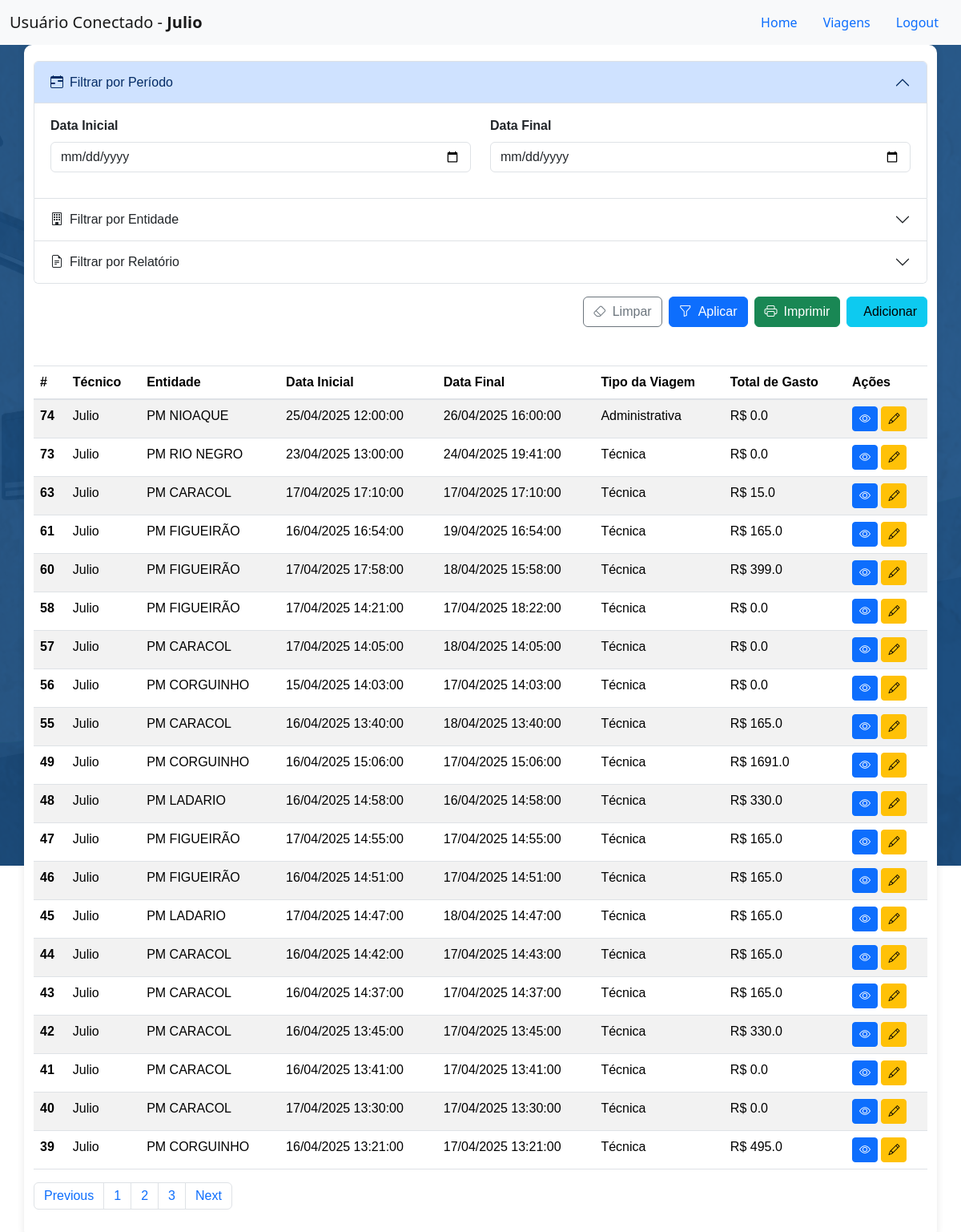
Page /viagens (signed in) on the earlier database version.
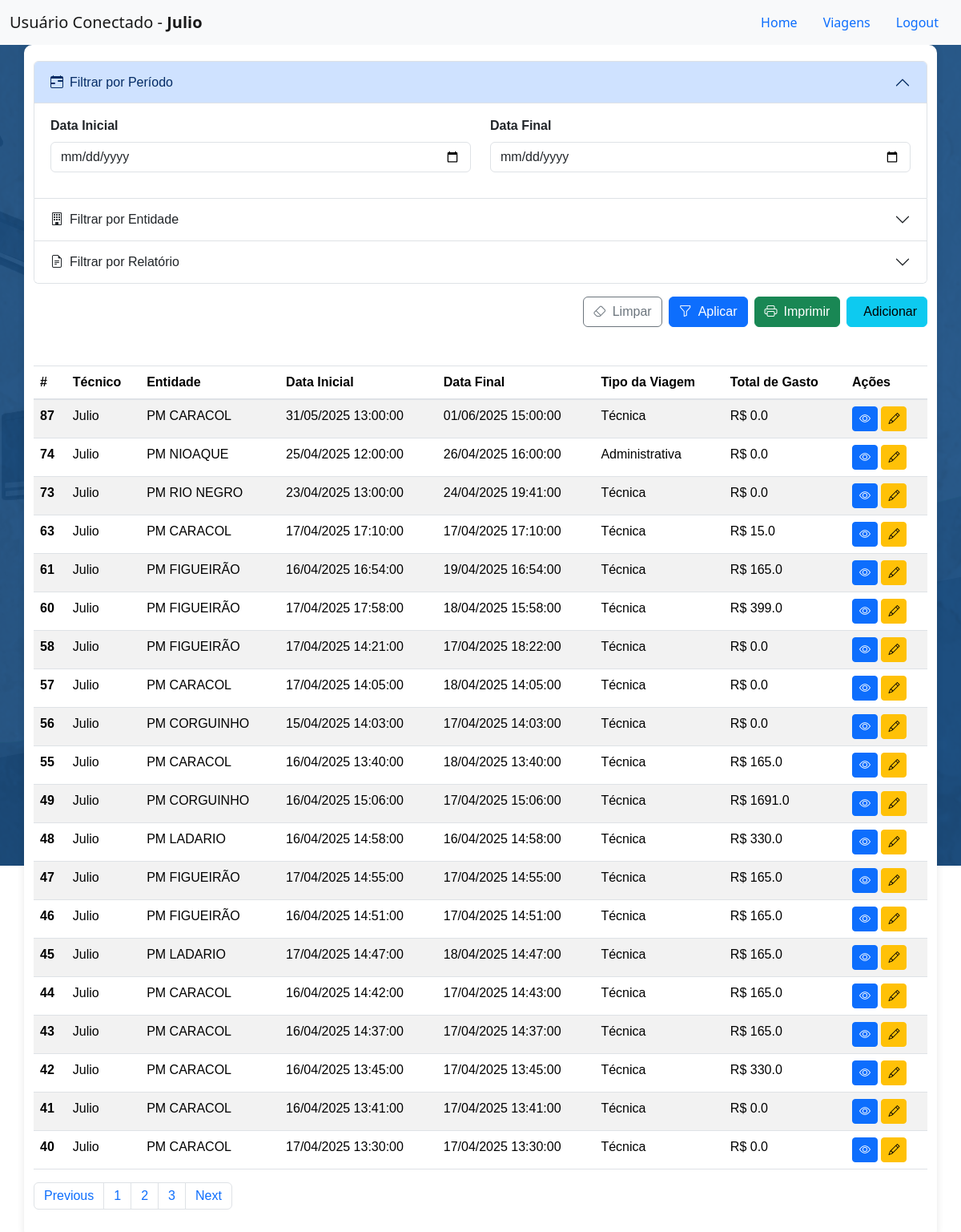
Same page on the later database version.
### models.py (models this page shows, shortened)
class Usuarios(db.Model):
    __tablename__= 'usuarios'
    id = db.Column(db.Integer, primary_key=True)
    usuario = db.Column(db.String(100), nullable=False)
    senha = db.Column(db.String(1000), nullable=True)
    acesso = db.Column(db.String(100))
    admin = db.Column(db.Boolean, default=False)
    data = db.Column(db.DateTime, default=db.func.now())
    ativo = db.Column(db.Boolean, default=True)

class RegistroViagens(db.Model):
    __tablename__ = 'registro_viagens'
    id = db.Column(db.Integer, primary_key=True)
    entidade_destino = db.Column(db.Integer,db.ForeignKey('entidades.id') ,nullable=False)
    data_inicio = db.Column(db.DateTime)
    data_fim = db.Column(db.DateTime)
    tipo_viagem = db.Column(db.String(100))
    n_diaria = db.Column(db.String(100), comment='Número da diária')
    v_diaria = db.Column(db.Float, comment='Valor da diária')
    descricao = db.Column(db.String(100))
    n_intranet = db.Column(db.String(100), comment='Número da visita na intranet', default='0')
    veiculo = db.Column(db.String(100), comment='veículo')
    placa = db.Column(db.String(100), comment='Placa do veículo')
    km_inicial = db.Column(db.String(100), comment='KM inicial')
    km_final = db.Column(db.String(100), comment='KM final')
    n_combustivel = db.Column(db.String(100), comment='Número do combustível')
    total_gasto = db.Column(db.Float, comment='Total gasto na viagem', default=0.0)
    usuario = db.Column(db.Integer, db.ForeignKey('usuarios.id'), comment='ID do usuário que registrou a viagem')
    ativo = db.Column(db.Boolean, default=True)
    data = db.Column(db.DateTime, default=db.func.now())
    entidade_rel = db.relationship('Entidade', backref='viagens', lazy='joined')
    usuario_rel = db.relationship('Usuarios', backref='viagens', lazy='joined', foreign_keys=[usuario])

### app.py (the view, shortened to what this page needs)
@app.route('/viagens', methods=['GET', 'POST'])
def viagens():
    data_inicio = None
    data_fim = None
    query_usuarios = Usuarios.query.all()
    if request.method == 'POST':
        usuario_id = request.form.get('usuarioConnect')
        if usuario_id:
            session['usuarioConnect'] = usuario_id
            return redirect(url_for('viagens'))
        return render_template('registro_viagens.html')
    if 'usuarioConnect' not in session:
        return render_template('setUser.html', users=query_usuarios)
    usuario_id = session['usuarioConnect']
    query = RegistroViagens.query.filter(RegistroViagens.usuario == usuario_id).order_by(RegistroViagens.id.desc())
    data_inicio_str = request.args.get('filtro-data-inicial')
    data_fim_str = request.args.get('filtro-data-final')
    entidade_id = request.args.get('filtro-entidade')
    relatorio = request.args.get('filtro-relatorio')
    if entidade_id:
        query = query.filter(RegistroViagens.entidade_destino == entidade_id)
    if relatorio:
        query = query.filter(RegistroViagens.n_intranet.ilike(f'%{relatorio}%'))
    query_viagens = query.limit(20).all()
    query_entidades = Entidade.query.all()
    usuario_logado = Usuarios.query.get(usuario_id)
    for viagem in query_viagens:
        viagem.usuario_nome = viagem.usuario_rel.usuario if viagem.usuario_rel else 'Usuário não encontrado'
        viagem.entidade_nome = viagem.entidade_rel.nome if viagem.entidade_rel else 'Entidade não encontrada'
        viagem.data_formatada = viagem.data_inicio.strftime('%d/%m/%Y %H:%M:%S') if viagem.data_inicio else 'Data Não Disponível'
        viagem.data_final_formatada = viagem.data_fim.strftime('%d/%m/%Y %H:%M:%S') if viagem.data_fim else 'Data Não Disponível'
    if request.args.get('imprimir') == 'true':
        return gerar_relatorio_pdf(query_viagens, usuario_nome=usuario_logado.usuario, data_inicial=data_inicio, data_final=data_fim)
    return render_template(
        'registro_viagens.html',
        viagens=query_viagens,
        usuario=usuario_logado,
        entidades=query_entidades
    )

### templates/registro_viagens.html (shortened to what this page needs)
<!DOCTYPE html>
<html lang="pt-br">
<head>
    <link href="https://cdn.jsdelivr.net/npm/bootstrap@5.3.0-alpha1/dist/css/bootstrap.min.css" rel="stylesheet">
    <link rel="stylesheet" href="{{ url_for('static', filename='css/Viagens.css') }}">
    <link rel="stylesheet" href="https://cdnjs.cloudflare.com/ajax/libs/font-awesome/6.0.0-beta3/css/all.min.css">
    <link rel="stylesheet" href="https://stackpath.bootstrapcdn.com/bootstrap/4.5.2/css/bootstrap.min.css">
    <link href="https://cdn.jsdelivr.net/npm/bootstrap@5.3.3/dist/css/bootstrap.min.css" rel="stylesheet">
    <link href="https://cdn.jsdelivr.net/gh/gitbrent/bootstrap-switch-button@1.1.0/css/bootstrap-switch-button.min.css" rel="stylesheet">
    <link rel="stylesheet" href="https://cdn.jsdelivr.net/npm/bootstrap-icons@1.10.0/font/bootstrap-icons.css">
</head>
<header>
    <nav class="navbar navbar-expand-lg navbar-light bg-light">
        <div class="container-fluid">
            <a class="navbar-brand" href="#">Usuário Conectado - <strong>{{usuario.usuario}}</strong></a>
            <ul class="nav justify-content-center">
                <li class="nav-item">
                  <a class="nav-link" aria-current="page" href="{{url_for('home')}}">Home</a>
                </li>
                <li class="nav-item">
                  <a class="nav-link" href="{{url_for('viagens')}}">Viagens</a>
                </li>
                <li class="nav-item">
                  <a class="nav-link" href="{{url_for('logout')}}">Logout</a>
                </li>
            </ul>
        </div>
    </nav>
<body>
    <div class="container">
        <form class="mb-4">
            <div class="accordion" id="filtrosAccordion">
                <div class="accordion-item">
                    <h2 class="accordion-header">
                        <button class="accordion-button" type="button" data-bs-toggle="collapse" data-bs-target="#collapsePeriodo" aria-expanded="true" aria-controls="collapsePeriodo">
                            <i class="bi bi-calendar-range me-2"></i>Filtrar por Período
                        </button>
                    </h2>
                    <div id="collapsePeriodo" class="accordion-collapse collapse show" data-bs-parent="#filtrosAccordion">
                        <div class="accordion-body">
                            <div class="row">
                                <div class="col-md-6 mb-3">
                                    <label for="filtro-data-inicial" class="form-label fw-bold">Data Inicial</label>
                                    <input type="date" class="form-control" id="filtro-data-inicial" name="filtro-data-inicial"
                                           value="{{ request.args.get('filtro-data-inicial', '') }}">
                                </div>
                                <div class="col-md-6 mb-3">
                                    <label for="filtro-data-final" class="form-label fw-bold">Data Final</label>
                                    <input type="date" class="form-control" id="filtro-data-final" name="filtro-data-final"
                                           value="{{ request.args.get('filtro-data-final', '') }}">
                                </div>
                            </div>
                        </div>
                    </div>
                </div>
                <div class="accordion-item">
                    <h2 class="accordion-header">
                        <button class="accordion-button collapsed" type="button" data-bs-toggle="collapse" data-bs-target="#collapseEntidade" aria-expanded="false" aria-controls="collapseEntidade">
                            <i class="bi bi-building me-2"></i>Filtrar por Entidade
                        </button>
                    </h2>
                </div>
                <div class="accordion-item">
                    <h2 class="accordion-header">
                        <button class="accordion-button collapsed" type="button" data-bs-toggle="collapse" data-bs-target="#collapseRelatorio" aria-expanded="false" aria-controls="collapseRelatorio">
                            <i class="bi bi-file-earmark-text me-2"></i>Filtrar por Relatório
                        </button>
                    </h2>
                </div>
            </div>
            <div class="d-flex justify-content-end gap-2 mt-3">
                <button type="button" class="btn btn-outline-secondary" id="btn-limpar-filtros">
                    <i class="bi bi-eraser me-2"></i>Limpar
                </button>
                <button type="submit" class="btn btn-primary" id="btn-filtrar">
                    <i class="bi bi-funnel me-2"></i>Aplicar
                </button>
                <a href="#" onclick="abrirRelatorioPDF(event)" class="btn btn-success" target="_blank">
                    <i class="bi bi-printer me-2"></i>Imprimir
                </a>
                <button type="button" class="btn btn-info" id='bnt-add-viagem' href="{{ url_for('adicionar_viagem')}}">
                    Adicionar
                </button>
            </div>
        </form>
        <div class="table-viagens">
            <div class="mt-5">
                <table class="table table-striped">
                    <thead>
                        <tr>
                            <th scope="col">#</th>
                            <th scope="col">Técnico</th>
                            <th scope="col">Entidade</th>
                            <th scope="col">Data Inicial</th>
                            <th scope="col">Data Final</th>
                            <th scope="col">Tipo da Viagem</th>
                            <th scope="col">Total de Gasto</th>
                            <th scope="col">Ações</th>
                        </tr>
                    </thead>
                    <tbody>
                        {% for viagem in viagens %}
                            <tr>
                                <th scope="row">{{ viagem.id }}</th>
                                <td>{{ viagem.usuario_nome }}</td>
                                <td>{{ viagem.entidade_nome }}</td>
                                <td>{{ viagem.data_formatada }}</td>
                                <td>{{ viagem.data_final_formatada }}</td>
                                <td>{{ viagem.tipo_viagem }}</td>
                                <td>R$ {{ viagem.total_gasto }}</td>
                                <td>
                                    <button class="btn btn-sm btn-primary btn-action visualizar-viagem" title="Visualizar" value="{{ viagem.id }}">
                                        <i class="bi bi-eye"></i>
                                    </button>
                                    <button class="btn btn-sm btn-warning btn-action editar-viagem" title="Editar" value="{{ viagem.id }}">
                                        <i class="bi bi-pencil"></i>
                                    </button>
                                </td>
                            </tr>
                        {% endfor %}
                    </tbody>
                </table>
                <nav aria-label="Page navigation example">
                    <ul class="pagination">
                      <li class="page-item"><a class="page-link" href="#">Previous</a></li>
                      <li class="page-item"><a class="page-link" href="#">1</a></li>
                      <li class="page-item"><a class="page-link" href="#">2</a></li>
                      <li class="page-item"><a class="page-link" href="#">3</a></li>
                      <li class="page-item"><a class="page-link" href="#">Next</a></li>
                    </ul>
                  </nav>
            </div>
        </div>
    </div>
</body>

### static/css/viagens.css (style rules this page uses)
body { background:url(../images/imgFundoIntranet.png) fixed no-repeat top #104c83; }
.container { color: #333; font-family: Arial, sans-serif; background-color: white; padding: 20px; border-radius: 10px; box-shadow: 0 0 10px rgba(0, 0, 0, 0.1); }
.form-control, .form-select { padding: 0.5rem 0.75rem; }
.btn { padding: 0.5rem 1.25rem; }
.accordion-button { font-weight: 500; background-color: #f8f9fa; }
.accordion-button:not(.collapsed) { background-color: #e9ecef; color: #0d6efd; }
.accordion-body { padding: 1.5rem; }

Differences in the rows shown:
no longer on this page (row unchanged): RegistroViagens: id "39", usuario_nome "Julio", entidade_nome "PM CORGUINHO", data_formatada "16/04/2025 13:21:00", data_final_formatada "17/04/2025 13:21:00", tipo_viagem "Técnica", total_gasto "495.0"
added RegistroViagens: id "87", usuario_nome "Julio", entidade_nome "PM CARACOL", data_formatada "31/05/2025 13:00:00", data_final_formatada "01/06/2025 15:00:00", tipo_viagem "Técnica", total_gasto "0.0"
